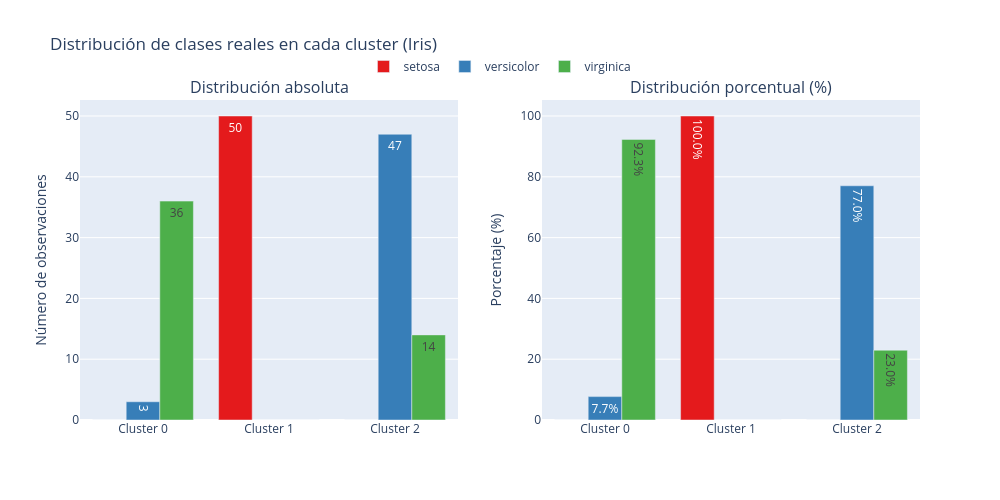

Notebook cell for this chart:
### Code cell
# Mostrar los clusters en función a las clases reales
fig = visualizar_distribucion_clusters(
    df=df_iris_preprocessed, 
    columna_cluster='cluster', 
    columna_clase='clase', 
    list_nombres_clases=list_nombres_clases,
    titulo='Distribución de clases reales en cada cluster (Iris)'
)

fig.show(render='iframe')

### Figure 1 — Plotly figure (JSON) as saved in the notebook; plotly's stock layout.template omitted (floating-point values rounded to 4 significant figures)
{"data": [{"marker": {"color": "#e41a1c"}, "name": "setosa", "text": [0.0, 50.0, 0.0], "textposition": "auto", "type": "bar", "x": ["Cluster 0", "Cluster 1", "Cluster 2"], "xaxis": "x", "y": [0, 50, 0], "yaxis": "y"}, {"marker": {"color": "#377eb8"}, "name": "versicolor", "text": [3.0, 0.0, 47.0], "textposition": "auto", "type": "bar", "x": ["Cluster 0", "Cluster 1", "Cluster 2"], "xaxis": "x", "y": [3, 0, 47], "yaxis": "y"}, {"marker": {"color": "#4daf4a"}, "name": "virginica", "text": [36.0, 0.0, 14.0], "textposition": "auto", "type": "bar", "x": ["Cluster 0", "Cluster 1", "Cluster 2"], "xaxis": "x", "y": [36, 0, 14], "yaxis": "y"}, {"marker": {"color": "#e41a1c"}, "name": "setosa", "showlegend": false, "text": ["0.0%", "100.0%", "0.0%"], "textposition": "auto", "type": "bar", "x": ["Cluster 0", "Cluster 1", "Cluster 2"], "xaxis": "x2", "y": [0.0, 100.0, 0.0], "yaxis": "y2"}, {"marker": {"color": "#377eb8"}, "name": "versicolor", "showlegend": false, "text": ["7.7%", "0.0%", "77.0%"], "textposition": "auto", "type": "bar", "x": ["Cluster 0", "Cluster 1", "Cluster 2"], "xaxis": "x2", "y": [7.692, 0.0, 77.05], "yaxis": "y2"}, {"marker": {"color": "#4daf4a"}, "name": "virginica", "showlegend": false, "text": ["92.3%", "0.0%", "23.0%"], "textposition": "auto", "type": "bar", "x": ["Cluster 0", "Cluster 1", "Cluster 2"], "xaxis": "x2", "y": [92.31, 0.0, 22.95], "yaxis": "y2"}], "layout": {"annotations": [{"font": {"size": 16}, "showarrow": false, "text": "Distribución absoluta", "x": 0.225, "xanchor": "center", "xref": "paper", "y": 1, "yanchor": "bottom", "yref": "paper"}, {"font": {"size": 16}, "showarrow": false, "text": "Distribución porcentual (%)", "x": 0.775, "xanchor": "center", "xref": "paper", "y": 1, "yanchor": "bottom", "yref": "paper"}], "barmode": "group", "height": 500, "legend": {"orientation": "h", "x": 0.5, "xanchor": "center", "y": 1.15}, "title": {"text": "Distribución de clases reales en cada cluster (Iris)"}, "width": 1000, "xaxis": {"anchor": "y", "domain": [0, 0.45]}, "xaxis2": {"anchor": "y2", "domain": [0.55, 1]}, "yaxis": {"anchor": "x", "domain": [0, 1], "title": {"text": "Número de observaciones"}}, "yaxis2": {"anchor": "x2", "domain": [0, 1], "title": {"text": "Porcentaje (%)"}}}}
